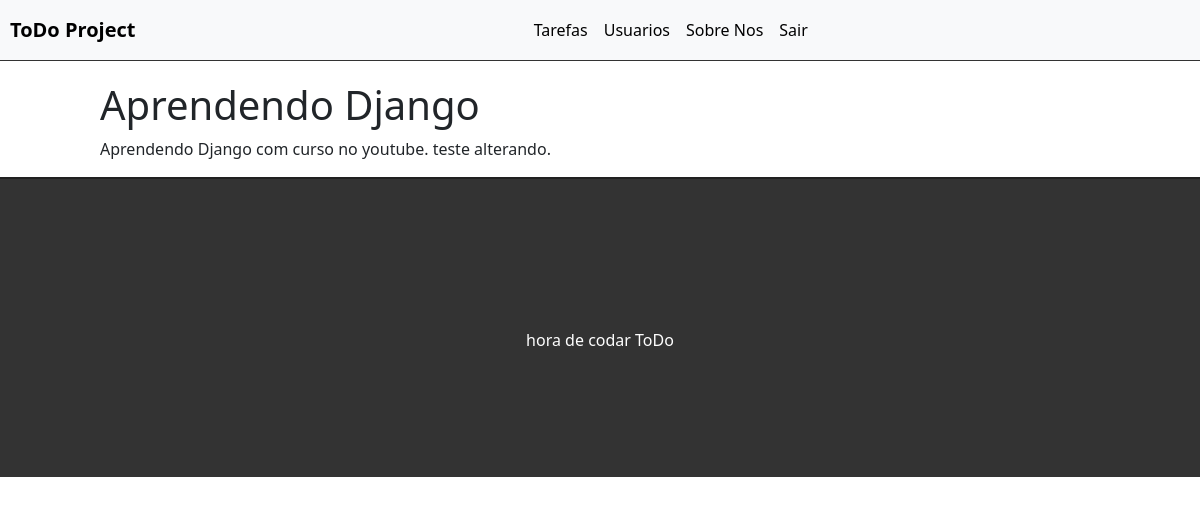
Page /task/8 (signed in) on the committed database.
### tasks/models.py (models this page shows, shortened)
class Task(models.Model):
    STATUS = (
        ('doing', 'Doing'),
        ('done', 'Done')
    )
    title = models.CharField(max_length=255)
    description = models.TextField()
    done = models.CharField(
        max_length=5,
        choices=STATUS,
    )
    user = models.ForeignKey(get_user_model(), on_delete=models.CASCADE)
    created_at = models.DateTimeField(auto_now_add=True)
    updated_at = models.DateTimeField(auto_now=True)

### tasks/views.py (the view)
# urls.py: path('task/<int:id>', views.taskView, name='task-view'),
@login_required
def taskView(request, id):
    task = get_object_or_404(Task, pk=id)
    return render(request, 'tasks/task.html', {'task': task})

### tasks/templates/tasks/task.html (shortened to what this page needs)
{% extends 'base_home.html' %}
{% block content %}
<div class="offset-1 col-10 list-div">
    <h1>{{task.title}}</h1>
    <p>{{task.description}}</p>
</div>
{% endblock %}

### static/css/tasks.css (style rules this page uses)
.list-div { padding: 0; }

### rows in the picture
Task: title "Aprendendo Django", description "Aprendendo Django com curso no youtube. teste alterando."
